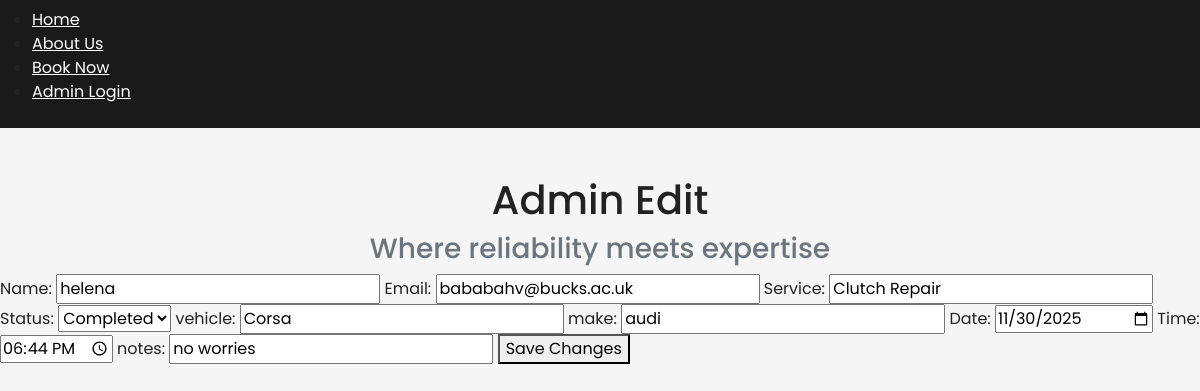
The page /admin/edit/3 on the database its author committed.
### tables this page shows
CREATE TABLE bookings (
            id INTEGER PRIMARY KEY AUTOINCREMENT,
            name TEXT NOT NULL,
            email TEXT NOT NULL,
            vehicle TEXT NOT NULL,
            make TEXT NOT NULL,
            service TEXT NOT NULL,
            notes TEXT,
            date TEXT NOT NULL,
            booking_time TEXT NOT NULL,
            status TEXT DEFAULT 'PENDING'
        );

### app.py (the view, shortened to what this page needs)
@app.route('/admin/edit/<int:id>', methods=['GET', 'POST'])
def edit_booking(id):
    conn = sqlite3.connect('database.db')
    conn.row_factory = sqlite3.Row
    cursor = conn.cursor()
    cursor.execute('SELECT * FROM bookings WHERE id=?', (id,))
    booking = cursor.fetchone()
    conn.close()
    if booking is None:
        flash('Booking not found.', 'danger')
        return redirect(url_for('dashboard'))
    return render_template('edit.html', booking=booking)

### templates/edit.html (shortened to what this page needs)
<!DOCTYPE html>
<html lang="en">
<head>
  <link href="https://cdn.jsdelivr.net/npm/bootstrap@5.3.8/dist/css/bootstrap.min.css"
        rel="stylesheet"
>
</head>
<body>
  <nav class="navbar">
  <ul>
    <li><a href="{{ url_for('home') }}">Home</a></li>
    <li><a href="{{ url_for('about') }}">About Us</a></li>
    <li><a href="{{ url_for('book') }}">Book Now</a></li>
    {% if session.get('admin_logged_in') %}
      <li><a href="{{ url_for('dashboard') }}">Dashboard</a></li>
      <li><a href="{{ url_for('dashboard') }}#bookings">Edit Bookings</a></li>
      <li><a href="{{ url_for('dashboard') }}#status">Status</a></li>
      <li><a href="{{ url_for('logout') }}">Logout</a></li>
    {% else %}
      <li><a href="{{ url_for('login') }}">Admin Login</a></li>
    {% endif %}
  </ul>
</nav>
  <div class="container text-center mt-5 header-text">
    <h1>Admin Edit</h1>
    <h3 class="text-secondary">Where reliability meets expertise</h3>
  </div>
<form method="POST" action="{{ url_for('edit_booking', id=booking['id']) }}">
  <label>Name:</label>
  <input type="text" name="name" value="{{ booking['name'] }}">
  <label>Email:</label>
  <input type="text" name="email" value="{{ booking['email'] }}">
  <label>Service:</label>
  <input type="text" name="service" value="{{ booking['service'] }}">
  <label>Status:</label>
  <select name="status">
    <option value="Completed" {% if booking['status']=='Completed' %}selected{% endif %}>Completed</option>
  </select>
  <label>vehicle:</label>
  <input type="vehicle" name="vehicle" value="{{ booking['vehicle'] }}">
  <label>make:</label>
  <input type="make" name="make" value="{{ booking['make'] }}">
  <label>Date:</label>
  <input type="date" name="date" value="{{ booking['date'] }}">
  <label>Time:</label>
  <input type="time" name="booking_time" value="{{ booking['booking_time'] }}">
    <label>notes:</label>
  <input type="notes" name="notes" value="{{ booking['notes'] }}">
  <button type="submit">Save Changes</button>
</form>

### templates/edit.html (style rules this page uses)
body { font-family: 'Poppins', sans-serif; background-color: #F5F5F5; color: #222; margin: 0; padding: 0; }
.navbar { background-color: #1A1A1A; }
.navbar a { color: white !important; margin-right: 20px; }
.header-text { text-align: center; margin-top: 40px; }

### rows shown on the page
bookings: name "helena", email "bababahv@bucks.ac.uk", service "Clutch Repair", status "Completed", vehicle "Corsa", make "audi", date "11/30/2025", booking_time "18:44", notes "no worries"
